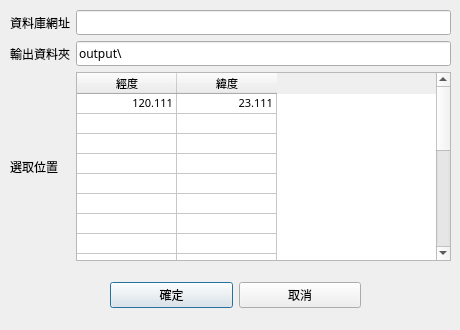
<?xml version="1.0" encoding="UTF-8"?>
<ui version="4.0">
 <class>Dialog</class>
 <widget class="QDialog" name="Dialog">
  <property name="geometry">
   <rect>
    <x>0</x>
    <y>0</y>
    <width>460</width>
    <height>330</height>
   </rect>
  </property>
  <property name="minimumSize">
   <size>
    <width>460</width>
    <height>330</height>
   </size>
  </property>
  <property name="maximumSize">
   <size>
    <width>460</width>
    <height>330</height>
   </size>
  </property>
  <property name="font">
   <font>
    <family>微軟正黑體</family>
   </font>
  </property>
  <property name="windowTitle">
   <string>設定</string>
  </property>
  <widget class="QWidget" name="horizontalLayoutWidget_2">
   <property name="geometry">
    <rect>
     <x>110</x>
     <y>280</y>
     <width>251</width>
     <height>31</height>
    </rect>
   </property>
   <layout class="QHBoxLayout" name="horizontalLayout_2">
    <item>
     <widget class="QPushButton" name="pushButton_true">
      <property name="text">
       <string>確定</string>
      </property>
     </widget>
    </item>
    <item>
     <widget class="QPushButton" name="pushButton_false">
      <property name="text">
       <string>取消</string>
      </property>
     </widget>
    </item>
   </layout>
  </widget>
  <widget class="QWidget" name="gridLayoutWidget">
   <property name="geometry">
    <rect>
     <x>10</x>
     <y>10</y>
     <width>441</width>
     <height>251</height>
    </rect>
   </property>
   <layout class="QGridLayout" name="gridLayout">
    <item row="2" column="1">
     <widget class="QTableWidget" name="tableWidget_location">
      <property name="font">
       <font>
        <family>微軟正黑體</family>
        <pointsize>8</pointsize>
        <weight>50</weight>
        <italic>false</italic>
        <bold>false</bold>
       </font>
      </property>
      <property name="styleSheet">
       <string notr="true"/>
      </property>
      <property name="inputMethodHints">
       <set>Qt::ImhDigitsOnly|Qt::ImhFormattedNumbersOnly</set>
      </property>
      <property name="rowCount">
       <number>20</number>
      </property>
      <attribute name="horizontalHeaderMinimumSectionSize">
       <number>100</number>
      </attribute>
      <attribute name="horizontalHeaderDefaultSectionSize">
       <number>100</number>
      </attribute>
      <attribute name="verticalHeaderVisible">
       <bool>false</bool>
      </attribute>
      <attribute name="verticalHeaderMinimumSectionSize">
       <number>16</number>
      </attribute>
      <attribute name="verticalHeaderDefaultSectionSize">
       <number>16</number>
      </attribute>
      <row>
       <property name="text">
        <string>新增列</string>
       </property>
      </row>
      <row/>
      <row/>
      <row/>
      <row/>
      <row/>
      <row/>
      <row/>
      <row/>
      <row/>
      <row/>
      <row/>
      <row/>
      <row/>
      <row/>
      <row/>
      <row/>
      <row/>
      <row/>
      <row/>
      <column>
       <property name="text">
        <string>經度</string>
       </property>
      </column>
      <column>
       <property name="text">
        <string>緯度</string>
       </property>
      </column>
      <item row="0" column="0">
       <property name="text">
        <string>120.111</string>
       </property>
       <property name="textAlignment">
        <set>AlignTrailing|AlignVCenter</set>
       </property>
      </item>
      <item row="0" column="1">
       <property name="text">
        <string>23.111</string>
       </property>
       <property name="textAlignment">
        <set>AlignTrailing|AlignVCenter</set>
       </property>
      </item>
     </widget>
    </item>
    <item row="2" column="0">
     <widget class="QLabel" name="label_location">
      <property name="text">
       <string>選取位置</string>
      </property>
     </widget>
    </item>
    <item row="0" column="1">
     <widget class="QLineEdit" name="lineEdit_databaseurl">
      <property name="text">
       <string/>
      </property>
     </widget>
    </item>
    <item row="0" column="0">
     <widget class="QLabel" name="label_databaseurl">
      <property name="text">
       <string>資料庫網址</string>
      </property>
     </widget>
    </item>
    <item row="1" column="0">
     <widget class="QLabel" name="label_outputdir">
      <property name="text">
       <string>輸出資料夾</string>
      </property>
     </widget>
    </item>
    <item row="1" column="1">
     <widget class="QLineEdit" name="lineEdit_outputdir">
      <property name="text">
       <string>output\</string>
      </property>
     </widget>
    </item>
   </layout>
  </widget>
 </widget>
 <resources/>
 <connections>
  <connection>
   <sender>pushButton_false</sender>
   <signal>clicked()</signal>
   <receiver>Dialog</receiver>
   <slot>close()</slot>
   <hints>
    <hint type="sourcelabel">
     <x>299</x>
     <y>295</y>
    </hint>
    <hint type="destinationlabel">
     <x>229</x>
     <y>164</y>
    </hint>
   </hints>
  </connection>
 </connections>
</ui>
